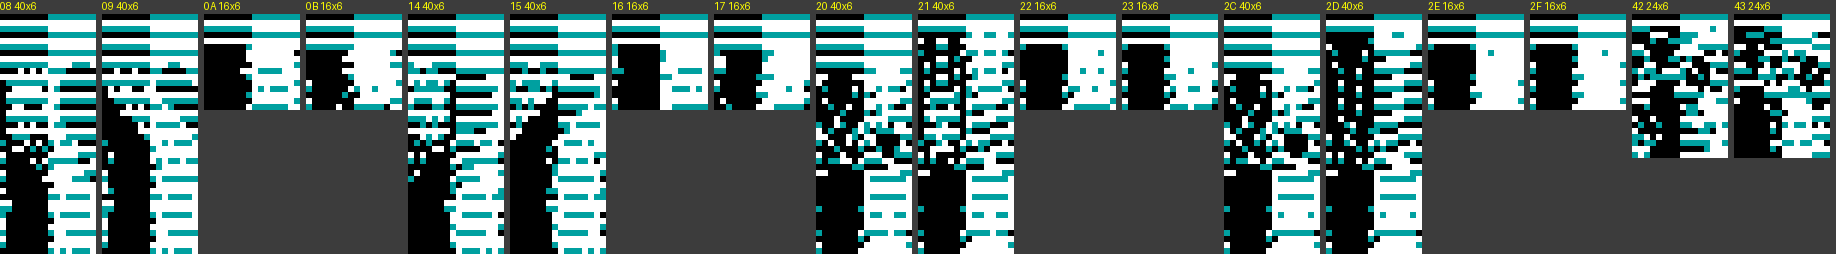

This figure's Python source:
from common import *
from PIL import Image, ImageDraw
_,_,F=files(); s2,e2,x2,f2=F['f2']
def p1(addr):            # pagina 1 (415A..) <- F2 8534..
    return f2[addr-0x415A]
def entry(i):
    a=0x7760+2*i; off=p1(a)|p1(a+1)<<8; return 0x415A+off
def sprite(i):
    a=entry(i); h=p1(a); w=p1(a+1); rows=[]
    a+=2
    for y in range(h):
        d=[p1(a+k) for k in range(4)]; a+=4
        rows.append(d)
    return h,w,rows
def render(i,sc=6):
    h,w,rows=sprite(i)
    im=Image.new('RGB',(16,h),(0,160,160)); p=im.load()
    for y,(d0,d1,m0,m1) in enumerate(rows):
        for x in range(16):
            dbit=(d0 if x<8 else d1)&(0x80>>(x%8)); mbit=(m0 if x<8 else m1)&(0x80>>(x%8))
            p[x,y]=(0,0,0) if (not mbit and not dbit) else ((255,255,255) if dbit else (0,160,160))
    return im.resize((16*sc,h*sc),Image.NEAREST),(h,w)
if __name__=='__main__':
    idxs=[0x08,0x09,0x0A,0x0B,0x14,0x15,0x16,0x17,0x20,0x21,0x22,0x23,0x2C,0x2D,0x2E,0x2F,0x42,0x43]
    ims=[render(i) for i in idxs]
    W=sum(im.width+6 for im,_ in ims); H=max(im.height for im,_ in ims)+14
    s=Image.new('RGB',(W,H),(60,60,60)); d=ImageDraw.Draw(s); x=0
    for i,(im,hw) in zip(idxs,ims):
        s.paste(im,(x,14)); d.text((x,0),'%02X %dx%d'%(i,hw[0],hw[1]),fill=(255,255,0)); x+=im.width+6
    s.save('sprites.png')
